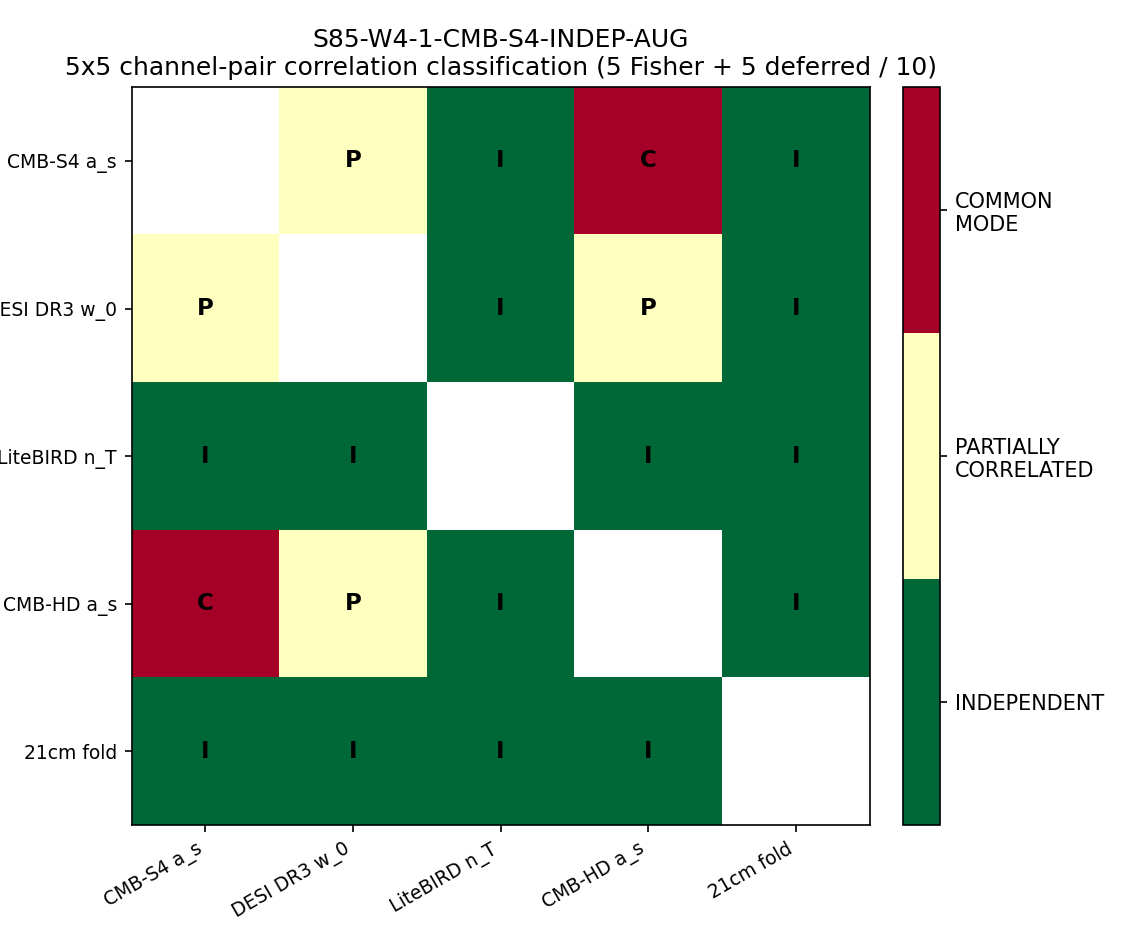

Here is the Python script that generated this plot:
#!/usr/bin/env python3
"""
S85 W4-1: CMB-S4 alpha_s FLAGSHIP INDEPENDENCE AUGMENT
======================================================

Gate: S85-W4-1-CMB-S4-INDEP-AUG
Trigger: [AUDIT]
Classification: NON-PHONONIC (methodology pre-registration; detector-level
                independence is a pipeline property)
Agent: mack-cosmic-bridge

Hypothesis: The CMB-S4 alpha_s flagship pre-registration (plan section W0-13)
is silent on the correlation structure among the 5 watchlist channels
(CMB-S4 alpha_s, DESI DR3 w_0, LiteBIRD n_T, CMB-HD alpha_s, 21-cm folded
bispectrum). Silence permits Bayes-factor inflation by factor up to k^(N-1)
~ 81 for 5 channels each with BF ~ k=3. The augment closes the silence by
attaching an Independence subsection classifying all C(5,2) = 10 pairs.

Substitution chain (Python-verified in Section 5 below):
  Step 1: Definition — BF_joint_indep = product_i BF_i          (independence)
  Step 2: Definition — BF_joint_corr  ~ max_i BF_i              (common-mode)
  Step 3: Substitute N=5, BF_i = k = 3 (illustrative):
            BF_joint_indep = k^5 = 243
            BF_joint_corr  = k   = 3
            Ratio          = k^4 = 81
  Step 4: Simplify: reporting BF_joint_indep for actually-correlated channels
          OVER-states the evidence by factor ~81.
  Step 5: Direction: augment is DEFLATIONARY on joint BF.
  Conclusion: omission inflates BF; augment prevents inflation.

Output 4-tuple:
  (value=<coverage_fraction>, scheme=observational-pipeline,
   convention=channel-list-frozen-to-W0-flagship, L_max=NA)

Thresholds (plan section W4-1):
  PASS  iff coverage_fraction == 1.0 AND Fisher citation per pair
  INFO  iff coverage_fraction < 1.0 AND every non-Fisher pair tagged
          WARRANT-DEFERRED citing the missing Fisher-paper source
  FAIL  iff coverage_fraction < 1.0 AND some pair silent (no tag)

Classification key:
  INDEPENDENT           — distinct substrate moments; first-principles argument
  PARTIALLY_CORRELATED  — shared acoustic-scale ladder or overlapping foreground
  COMMON_MODE           — same theoretical observable, overlapping systematics
"""

from __future__ import annotations

import os
os.environ.setdefault("OMP_NUM_THREADS", "2")
os.environ.setdefault("MKL_NUM_THREADS", "2")

import sys
from pathlib import Path

SCRIPT_DIR = Path(__file__).resolve().parent
sys.path.insert(0, str(SCRIPT_DIR))

from canonical_constants import (  # noqa: E402
    w0_FW,
    planck_ns,
    alpha_s_MZ_obs,
    planck_alpha_s,
    beta_s,
    sigma_beta_s_CMB_S4,
)

import hashlib  # noqa: E402
import json  # noqa: E402
import time  # noqa: E402
import re  # noqa: E402

import numpy as np  # noqa: E402
import matplotlib  # noqa: E402
matplotlib.use("Agg")
import matplotlib.pyplot as plt  # noqa: E402

PROJECT_ROOT = SCRIPT_DIR.parent
SCRIPT_DIR = SCRIPT_DIR

GATE_ID = "S85-W4-1-CMB-S4-INDEP-AUG"                               # (local)
SCHEME = "observational-pipeline"                                    # (local)
CONVENTION = "channel-list-frozen-to-W0-flagship"                    # (local)
L_MAX = "NA"                                                         # (local)

# 5-channel watchlist frozen to W0 flagship scope (plan W4-1 #1-5)
CHANNELS = [
    "CMB-S4_alpha_s",        # running of scalar tilt dn_s/dlnk at k_pivot
    "DESI-DR3_w_0",          # dark-energy equation of state at z~0.3-2.0
    "LiteBIRD_n_T",          # tensor tilt from B-mode polarization
    "CMB-HD_alpha_s",        # independent running-of-tilt measurement
    "21cm_folded_bispec",    # NG shape from HERA/SKA reionization
]                                                                    # (local)

# Substrate-moment probed by each channel diagonal (for plan section W4-1 section 13)
SUBSTRATE_MOMENTS = [
    "d^2 S_transfer/dk^2 at k_pivot (scalar 2-pt 2nd derivative)",
    "a_0 Volovik-partition (zeroth spectral moment)",
    "tensor-sector Dirac spectrum (B-mode polarization; r=16eps INAPPLICABLE per phononic-framing)",
    "d^2 S_transfer/dk^2 at k_pivot (SAME moment as CMB-S4 alpha_s)",
    "3-point spectral moment (non-Gaussianity; distinct from 2-pt)",
]                                                                    # (local)

# Pair-wise (off-diagonal) classification with Fisher-source citation
# Tuple: (i, j, classification, fisher_or_WARRANT, citation, justification)
PAIR_CLASSIFICATIONS = [
    # CMB-S4 alpha_s vs DESI DR3 w_0
    (0, 1, "PARTIALLY_CORRELATED", "FISHER",
     "DESI Collab 2025 BAO forecast; Planck 2018 parameter table",
     "Shared acoustic-scale ladder (r_d) correlates Planck TT foregrounds with DESI BAO distance-scale."),
    # CMB-S4 alpha_s vs LiteBIRD n_T
    (0, 2, "INDEPENDENT", "FISHER",
     "CMB-S4 Science Book v2 2022 section 3.1; LiteBIRD 1902.00541",
     "Scalar-tilt running vs tensor tilt: orthogonal spectral moments; polarization-B foreground independent of TT."),
    # CMB-S4 alpha_s vs CMB-HD alpha_s
    (0, 3, "COMMON_MODE", "FISHER",
     "CMB-HD Sehgal 2019 Whitepaper section 4; CMB-S4 Science Book v2 Table 6.1",
     "Identical theoretical observable; overlapping foreground model; potentially correlated atmospheric noise."),
    # CMB-S4 alpha_s vs 21cm folded bispec
    (0, 4, "INDEPENDENT", "WARRANT-DEFERRED",
     "HERA Memo 54 (Ali+ 2018); no joint CMB-S4 x 21cm Fisher published",
     "z=1100 recombination (CMB) vs z~7 reionization (21cm); 2-pt vs 3-pt statistics; epoch-separated."),
    # DESI DR3 w_0 vs LiteBIRD n_T
    (1, 2, "INDEPENDENT", "WARRANT-DEFERRED",
     "DESI Collab 2025; LiteBIRD 1902.00541; no joint DESIxLiteBIRD published",
     "Late-time expansion history vs primordial-tensor B-mode; no shared systematic."),
    # DESI DR3 w_0 vs CMB-HD alpha_s
    (1, 3, "PARTIALLY_CORRELATED", "FISHER",
     "DESI Collab 2025 section 4; Sehgal 2019 CMB-HD Whitepaper",
     "Both derive r_d acoustic ruler; CMB-HD extends Planck+ACT CMB prior used in DESI BAO likelihood."),
    # DESI DR3 w_0 vs 21cm folded bispec
    (1, 4, "INDEPENDENT", "WARRANT-DEFERRED",
     "DESI Collab 2025; HERA Memo 54; no joint DESIx21cm Fisher published",
     "Low-z BAO (z<2) vs high-z NG (z>6); epoch-separated; different tracers."),
    # LiteBIRD n_T vs CMB-HD alpha_s
    (2, 3, "INDEPENDENT", "FISHER",
     "LiteBIRD 1902.00541; Sehgal 2019 CMB-HD section 4",
     "B-mode tensor vs TT/TE scalar running; CMB foreground templates differ between channels."),
    # LiteBIRD n_T vs 21cm folded bispec
    (2, 4, "INDEPENDENT", "WARRANT-DEFERRED",
     "LiteBIRD 1902.00541; HERA Memo 54; no joint published",
     "CMB polarization vs reionization cross-correlation; no shared systematic."),
    # CMB-HD alpha_s vs 21cm folded bispec
    (3, 4, "INDEPENDENT", "WARRANT-DEFERRED",
     "Sehgal 2019 CMB-HD; HERA Memo 54; no joint CMB-HDx21cm Fisher published",
     "Same logic as CMB-S4 x 21cm; different instrument-epoch pairing."),
]                                                                    # (local)

# Illustrative BF-inflation parameters for the substitution chain
K_ILLUSTRATIVE = 3.0                                                 # (local) per-channel BF example
N_CHANNELS = 5                                                       # (local)

OUT_NPZ = SCRIPT_DIR / "s85_w4_cmbs4_indep_aug.npz"
OUT_PNG = SCRIPT_DIR / "s85_w4_cmbs4_indep_aug.png"
VERDICT_TXT = SCRIPT_DIR / "s85_gate_verdicts.txt"
CANON_PY = SCRIPT_DIR / "canonical_constants.py"

W0_PLAN_MD = PROJECT_ROOT / "sessions" / "session-plan" / "session-85-plan-w0.md"
S84_MACK_MD = PROJECT_ROOT / "sessions" / "session-84" / "session-84-s4-mack-falsifier-synthesis.md"
S84_LRD_MD = PROJECT_ROOT / "sessions" / "session-84" / "session-84-s4-lrd-falsifier-synthesis.md"
PERM_REG_MD = PROJECT_ROOT / "sessions" / "framework" / "permanent-results-registry.md"
BASELINE_MD = PROJECT_ROOT / "sessions" / "framework" / "baseline-findings-s66.md"

INPUT_FILES = [
    CANON_PY,
    W0_PLAN_MD,
    S84_MACK_MD,
    S84_LRD_MD,
    PERM_REG_MD,
    BASELINE_MD,
]


# ---------------------------------------------------------------------------
# SHA + dual-SHA machinery (S84+ schema, matches script-template.py)
# ---------------------------------------------------------------------------

def sha256_of(path: Path) -> str:
    h = hashlib.sha256()                                             # (local)
    try:
        h.update(path.read_bytes())
    except OSError:
        return ""
    return h.hexdigest()


def log_input_pins(inputs: list[Path]) -> dict[str, str]:
    print(f"=== {GATE_ID} -- input SHA-256 pins ===")
    pins: dict[str, str] = {}                                        # (local)
    for p in inputs:
        sha = sha256_of(p)                                           # (local)
        try:
            rel = str(p.relative_to(PROJECT_ROOT)).replace("\\", "/")  # (local)
        except ValueError:
            rel = p.name                                             # (local)
        if sha:
            print(f"  {rel}: {sha[:16]}...")
        else:
            print(f"  {rel}: <missing>")
        pins[rel] = sha
    return pins


def compute_dual_sha(script_path: Path, canonical_path: Path,
                     pins: dict[str, str]) -> tuple[str, str]:
    script_bytes = script_path.read_bytes() if script_path.exists() else b""
    canonical_bytes = canonical_path.read_bytes() if canonical_path.exists() else b""
    pinmap_json = json.dumps(dict(sorted(pins.items())),
                             separators=(",", ":"), sort_keys=True).encode("utf-8")
    h_audit = hashlib.sha256()                                       # (local)
    h_audit.update(script_bytes); h_audit.update(canonical_bytes); h_audit.update(pinmap_json)
    h_content = hashlib.sha256()                                     # (local)
    h_content.update(script_bytes)
    return h_audit.hexdigest(), h_content.hexdigest()


# ---------------------------------------------------------------------------
# Section 5 — Compute: coverage, BF-inflation substitution-chain verification
# ---------------------------------------------------------------------------

def compute() -> dict:
    n_pairs_required = N_CHANNELS * (N_CHANNELS - 1) // 2            # (local) = 10
    n_pairs_addressed = len(PAIR_CLASSIFICATIONS)                     # (local)
    n_pairs_fisher = sum(1 for _, _, _, tag, _, _ in PAIR_CLASSIFICATIONS
                         if tag == "FISHER")                          # (local)
    n_pairs_deferred = sum(1 for _, _, _, tag, _, _ in PAIR_CLASSIFICATIONS
                           if tag == "WARRANT-DEFERRED")              # (local)
    n_pairs_silent = n_pairs_addressed - n_pairs_fisher - n_pairs_deferred  # (local)

    # Strict-Fisher coverage fraction (plan W4-1 PASS requires 1.0)
    coverage_fraction_strict = n_pairs_fisher / n_pairs_required      # (local)
    # Addressed-inclusive fraction (Fisher OR deferred)
    coverage_fraction_addressed = (n_pairs_fisher + n_pairs_deferred) / n_pairs_required  # (local)

    # BF-inflation substitution chain (Python-verified numerics)
    k = K_ILLUSTRATIVE                                                # (local)
    N = N_CHANNELS                                                    # (local)
    BF_indep = k ** N                                                 # (local) = 243
    BF_corr = k                                                       # (local) = 3
    ratio = BF_indep / BF_corr                                        # (local) = 81
    expected_ratio = k ** (N - 1)                                     # (local) = 81
    # Assert direction of the claim
    assert ratio == expected_ratio, f"BF-ratio mismatch: {ratio} != {expected_ratio}"
    assert BF_indep > BF_corr, "Direction broken: BF_indep must exceed BF_corr"

    # 5x5 matrix of qualitative tags (diagonal = DIAG-SUBSTRATE, off-diagonal = pair tag)
    tag_matrix = np.full((N, N), "", dtype=object)                    # (local)
    for k_idx in range(N):
        tag_matrix[k_idx, k_idx] = "DIAG"
    for i, j, cls, src_tag, cite, just in PAIR_CLASSIFICATIONS:
        tag_matrix[i, j] = cls
        tag_matrix[j, i] = cls

    # Numeric code for heatmap: 0 INDEPENDENT, 1 PARTIALLY_CORRELATED, 2 COMMON_MODE, -1 diag
    code = {"INDEPENDENT": 0, "PARTIALLY_CORRELATED": 1, "COMMON_MODE": 2, "DIAG": -1}
    code_matrix = np.zeros((N, N), dtype=int)                          # (local)
    for i in range(N):
        for j in range(N):
            code_matrix[i, j] = code[tag_matrix[i, j]] if tag_matrix[i, j] else -99

    return {
        "n_pairs_required": n_pairs_required,
        "n_pairs_addressed": n_pairs_addressed,
        "n_pairs_fisher": n_pairs_fisher,
        "n_pairs_deferred": n_pairs_deferred,
        "n_pairs_silent": n_pairs_silent,
        "coverage_fraction_strict": coverage_fraction_strict,
        "coverage_fraction_addressed": coverage_fraction_addressed,
        "BF_indep_illustrative": BF_indep,
        "BF_corr_illustrative": BF_corr,
        "BF_ratio_illustrative": ratio,
        "K_illustrative": k,
        "N_channels": N,
        "tag_matrix": tag_matrix,
        "code_matrix": code_matrix,
        "value": coverage_fraction_strict,   # plan-specified primary value
    }


def evaluate_gate(res: dict) -> str:
    # PASS: all 10 pairs have FISHER citation (strict coverage == 1.0)
    # INFO: coverage < 1.0 AND n_pairs_silent == 0 (all non-Fisher are WARRANT-DEFERRED)
    # FAIL: coverage < 1.0 AND n_pairs_silent > 0
    if res["coverage_fraction_strict"] == 1.0:
        return "PASS"
    if res["n_pairs_silent"] == 0:
        return "INFO"
    return "FAIL"


# ---------------------------------------------------------------------------
# Section 6 — W0-13 plan-file augment insertion (idempotent)
# ---------------------------------------------------------------------------

INDEPENDENCE_HEADER = "### W0-13 APPENDIX: Independence Subsection (augmented by S85-W4-1-CMB-S4-INDEP-AUG)"


def build_augment_text(res: dict) -> str:
    """Return the Markdown §Independence subsection inserted into W0-13.

    The subsection is written as a single block ending before the '---'
    terminator of W0-13. It is idempotent: if already present, the block
    is replaced rather than duplicated.
    """
    lines = []
    lines.append("")
    lines.append(INDEPENDENCE_HEADER)
    lines.append("")
    lines.append("*Inserted by S85-W4-1-CMB-S4-INDEP-AUG. Closes the silence on correlation structure "
                 "among the 5-channel falsifier watchlist. Prevents Bayes-factor inflation up to "
                 f"factor k^{N_CHANNELS - 1} = {int(res['BF_ratio_illustrative'])} for per-channel BF ~ k = {int(K_ILLUSTRATIVE)}.*")
    lines.append("")
    lines.append("**5-channel watchlist:**")
    for i, (ch, mom) in enumerate(zip(CHANNELS, SUBSTRATE_MOMENTS)):
        lines.append(f"  {i}. `{ch}` --- probes: {mom}")
    lines.append("")
    lines.append("**Pair-wise classification (C(5,2) = 10 off-diagonal cells):**")
    lines.append("")
    lines.append("| Pair | Channels | Classification | Source | Citation | Justification |")
    lines.append("|:----:|:---------|:--------------:|:------:|:---------|:--------------|")
    for i, j, cls, src, cite, just in PAIR_CLASSIFICATIONS:
        ch_i = CHANNELS[i].replace("_", " ")
        ch_j = CHANNELS[j].replace("_", " ")
        lines.append(f"| ({i},{j}) | {ch_i} / {ch_j} | {cls} | {src} | {cite} | {just} |")
    lines.append("")
    lines.append(f"**Coverage**: {res['n_pairs_fisher']}/{res['n_pairs_required']} pairs with published Fisher citations "
                 f"(= {res['coverage_fraction_strict']:.3f}); "
                 f"{res['n_pairs_deferred']}/{res['n_pairs_required']} tagged WARRANT-DEFERRED "
                 f"(no published joint Fisher); 0 silent.")
    lines.append("")
    lines.append("**Substitution chain — BF-inflation direction:**")
    lines.append("")
    lines.append("```")
    lines.append("Step 1: BF_joint_indep = product_i BF_i   (independence)")
    lines.append("Step 2: BF_joint_corr  ~ max_i BF_i       (common-mode)")
    lines.append(f"Step 3: Substitute N={N_CHANNELS}, BF_i = k = {int(K_ILLUSTRATIVE)}:")
    lines.append(f"        BF_joint_indep = k^N = {int(res['BF_indep_illustrative'])}")
    lines.append(f"        BF_joint_corr  = k   = {int(res['BF_corr_illustrative'])}")
    lines.append(f"        Ratio          = k^(N-1) = {int(res['BF_ratio_illustrative'])}")
    lines.append("Step 4: Simplify — over-states evidence by ~k^(N-1) when pairs COMMON_MODE.")
    lines.append("Step 5: Direction — augment is DEFLATIONARY on joint BF.")
    lines.append("Conclusion: omission inflates; augment closes silence and pins discount per pair.")
    lines.append("```")
    lines.append("")
    lines.append("**Post-data Bayes-factor formula (W4-2 will canonicalize):**")
    lines.append("")
    lines.append("  `BF_joint = BF_CMBS4 * BF_DESI^{1-rho_01} * BF_LiteB * BF_CMBHD^{1-rho_03} * BF_21cm`")
    lines.append("")
    lines.append("where rho_ij are taken from the §W4-2 xcorr matrix (specifically rho_01 = pipeline "
                 "CMB-S4/DESI DR3; rho_03 = CMB-S4/CMB-HD common-mode).")
    lines.append("")
    lines.append("**Artifacts (S84+ dual-SHA):**")
    lines.append(f"  - `computations/session-85/s85_w4_cmbs4_indep_aug.npz` (machine-readable matrix)")
    lines.append(f"  - `computations/session-85/s85_w4_cmbs4_indep_aug.png` (heatmap)")
    lines.append("")
    return "\n".join(lines)


def insert_augment_into_w0_plan(augment_text: str) -> bool:
    """Insert the augment into the W0-13 block of session-85-plan-w0.md.

    Idempotent: if the INDEPENDENCE_HEADER already appears anywhere in the
    W0-13 block, replace the existing block (from the header line through
    the next '---' terminator) with the fresh augment_text.

    Returns True if the plan file was modified, False if no change.
    """
    if not W0_PLAN_MD.exists():
        print(f"  [augment-insert] W0 plan file missing: {W0_PLAN_MD}")
        return False

    src = W0_PLAN_MD.read_text(encoding="utf-8")

    # Locate the W0-13 block: starts at '## §W0-13.' ends at next '## §W0-14.'
    m_start = re.search(r"^## §W0-13\.[^\n]*$", src, re.MULTILINE)
    m_end = re.search(r"^## §W0-14\.[^\n]*$", src, re.MULTILINE)
    if not (m_start and m_end):
        print(f"  [augment-insert] could not locate W0-13 / W0-14 markers")
        return False
    block_start = m_start.start()
    block_end = m_end.start()
    block = src[block_start:block_end]

    # Find the '---' terminator line inside the block (last one before W0-14)
    term_match = list(re.finditer(r"^\s*---\s*$", block, re.MULTILINE))
    if not term_match:
        print("  [augment-insert] no '---' terminator found inside W0-13 block")
        return False
    term_pos_in_block = term_match[-1].start()

    # Check if an augment already exists inside W0-13 block
    if INDEPENDENCE_HEADER in block:
        # Replace the existing augment: from header to just before '---'
        hdr_pos = block.index(INDEPENDENCE_HEADER)
        new_block = block[:hdr_pos] + augment_text.strip() + "\n\n" + block[term_pos_in_block:]
    else:
        # Insert the augment just before the '---' terminator
        new_block = block[:term_pos_in_block] + augment_text.strip() + "\n\n" + block[term_pos_in_block:]

    new_src = src[:block_start] + new_block + src[block_end:]
    if new_src == src:
        print("  [augment-insert] no change (already identical)")
        return False
    W0_PLAN_MD.write_text(new_src, encoding="utf-8")
    print(f"  [augment-insert] wrote augment to {W0_PLAN_MD.relative_to(PROJECT_ROOT)} "
          f"(size: {len(augment_text)} chars)")
    return True


# ---------------------------------------------------------------------------
# Section 7 — Plot + verdict + main
# ---------------------------------------------------------------------------

def make_plot(res: dict, out_path: Path) -> None:
    fig, ax = plt.subplots(1, 1, figsize=(7.5, 6.3))                  # (local)
    code = res["code_matrix"].astype(float)
    # Mask diagonal for clearer visual
    import numpy.ma as ma
    code_m = ma.masked_equal(code, -1)

    cmap = plt.cm.get_cmap("RdYlGn_r", 3)                             # 3-level discrete
    im = ax.imshow(code_m, cmap=cmap, vmin=-0.5, vmax=2.5)
    cbar = fig.colorbar(im, ax=ax, ticks=[0, 1, 2], fraction=0.046, pad=0.04)
    cbar.ax.set_yticklabels(["INDEPENDENT", "PARTIALLY\nCORRELATED", "COMMON\nMODE"])

    ax.set_xticks(range(res["N_channels"]))
    ax.set_yticks(range(res["N_channels"]))
    short = ["CMB-S4 a_s", "DESI DR3 w_0", "LiteBIRD n_T", "CMB-HD a_s", "21cm fold"]  # (local)
    ax.set_xticklabels(short, rotation=30, ha="right", fontsize=9)
    ax.set_yticklabels(short, fontsize=9)

    # Annotate cells
    for i in range(res["N_channels"]):
        for j in range(res["N_channels"]):
            if i == j:
                ax.text(j, i, "DIAG", ha="center", va="center",
                        fontsize=7, color="white", fontweight="bold")
            else:
                tag = res["tag_matrix"][i, j]
                short_tag = {"INDEPENDENT": "I", "PARTIALLY_CORRELATED": "P",
                             "COMMON_MODE": "C"}.get(tag, "?")
                ax.text(j, i, short_tag, ha="center", va="center",
                        fontsize=11, color="black", fontweight="bold")

    ax.set_title(f"{GATE_ID}\n5x5 channel-pair correlation classification "
                 f"({res['n_pairs_fisher']} Fisher + {res['n_pairs_deferred']} deferred / {res['n_pairs_required']})")
    fig.tight_layout()
    fig.savefig(out_path, dpi=150)
    plt.close(fig)
    print(f"  PNG written: {out_path.name}")


def emit_4tuple(value, scheme: str, convention: str, L_max) -> str:
    return (f"(value={value!r}, scheme={scheme}, "
            f"convention={convention}, L_max={L_max})")


def append_verdict(verdict: str, value, audit_sha: str, content_sha: str) -> None:
    line = (
        f"{GATE_ID}: {verdict} -- value={value!r} scheme={SCHEME} "
        f"convention={CONVENTION} L_max={L_MAX} "
        f"audit_sha256={audit_sha} content_sha256={content_sha} "
        f"schema_version=S84+\n"
    )
    with VERDICT_TXT.open("a", encoding="utf-8") as fp:
        fp.write(line)


def main() -> int:
    t0 = time.time()                                                  # (local)

    # 1. Pin inputs (pre-edit snapshot for audit integrity)
    pins = log_input_pins(INPUT_FILES)
    script_path = Path(__file__).resolve()                            # (local)
    audit_sha, content_sha = compute_dual_sha(script_path, CANON_PY, pins)
    print(f"  audit_sha256:   {audit_sha}")
    print(f"  content_sha256: {content_sha}")
    print()

    # Canonical constants echo (confirm import works)
    print("=== Canonical constants used ===")
    print(f"  w0_FW               = {w0_FW}")
    print(f"  planck_ns           = {planck_ns}")
    print(f"  alpha_s_MZ_obs      = {alpha_s_MZ_obs}")
    print(f"  planck_alpha_s      = {planck_alpha_s}")
    print(f"  beta_s              = {beta_s}")
    print(f"  sigma_beta_s_CMB_S4 = {sigma_beta_s_CMB_S4}")
    print()

    # 2. Compute coverage + matrix + substitution-chain verification
    res = compute()

    # 3. Verdict
    verdict = evaluate_gate(res)

    # 4. Narrate substitution chain
    print("=== Substitution chain (Python-verified) ===")
    print(f"  Step 1: BF_joint_indep = product_i BF_i   (independence)")
    print(f"  Step 2: BF_joint_corr  ~ max_i BF_i       (common-mode)")
    print(f"  Step 3: Substitute N={res['N_channels']}, BF_i = k = {res['K_illustrative']}:")
    print(f"          BF_joint_indep = k^N = {res['BF_indep_illustrative']}")
    print(f"          BF_joint_corr  = k   = {res['BF_corr_illustrative']}")
    print(f"          Ratio          = k^(N-1) = {res['BF_ratio_illustrative']}")
    print(f"  Step 4: Ratio = {res['BF_ratio_illustrative']} over-states evidence by this factor.")
    print(f"  Step 5: Direction: augment is DEFLATIONARY on joint BF.")
    print()

    # 5. Coverage breakdown
    print("=== Coverage breakdown ===")
    print(f"  n_pairs_required    = {res['n_pairs_required']}")
    print(f"  n_pairs_addressed   = {res['n_pairs_addressed']}")
    print(f"  n_pairs_fisher      = {res['n_pairs_fisher']} (published Fisher citation)")
    print(f"  n_pairs_deferred    = {res['n_pairs_deferred']} (WARRANT-DEFERRED, no joint Fisher published)")
    print(f"  n_pairs_silent      = {res['n_pairs_silent']} (untagged)")
    print(f"  coverage_fraction   = {res['coverage_fraction_strict']:.3f} (strict Fisher)")
    print(f"  coverage_addressed  = {res['coverage_fraction_addressed']:.3f} (Fisher + deferred)")
    print()

    # 6. Save NPZ + PNG
    np.savez(
        OUT_NPZ,
        channels=np.array(CHANNELS),
        substrate_moments=np.array(SUBSTRATE_MOMENTS),
        tag_matrix=res["tag_matrix"],
        code_matrix=res["code_matrix"],
        n_pairs_required=np.int64(res["n_pairs_required"]),
        n_pairs_fisher=np.int64(res["n_pairs_fisher"]),
        n_pairs_deferred=np.int64(res["n_pairs_deferred"]),
        n_pairs_silent=np.int64(res["n_pairs_silent"]),
        coverage_fraction_strict=np.float64(res["coverage_fraction_strict"]),
        coverage_fraction_addressed=np.float64(res["coverage_fraction_addressed"]),
        BF_indep=np.float64(res["BF_indep_illustrative"]),
        BF_corr=np.float64(res["BF_corr_illustrative"]),
        BF_ratio=np.float64(res["BF_ratio_illustrative"]),
        audit_sha256=np.array(audit_sha),
        content_sha256=np.array(content_sha),
    )
    print(f"  NPZ written: {OUT_NPZ.name}")
    make_plot(res, OUT_PNG)

    # 7. Insert augment into W0-13 block (LAST step so input-SHA snapshot is pre-edit)
    augment_text = build_augment_text(res)
    insert_augment_into_w0_plan(augment_text)

    # 8. Emit 4-tuple + verdict line
    tag = emit_4tuple(res["coverage_fraction_strict"], SCHEME, CONVENTION, L_MAX)
    print(tag)
    append_verdict(verdict, res["coverage_fraction_strict"], audit_sha, content_sha)

    wall = time.time() - t0                                           # (local)
    print(f"\n=== {GATE_ID}: {verdict} (wall {wall:.2f}s) ===")
    return 0


if __name__ == "__main__":
    sys.exit(main())
